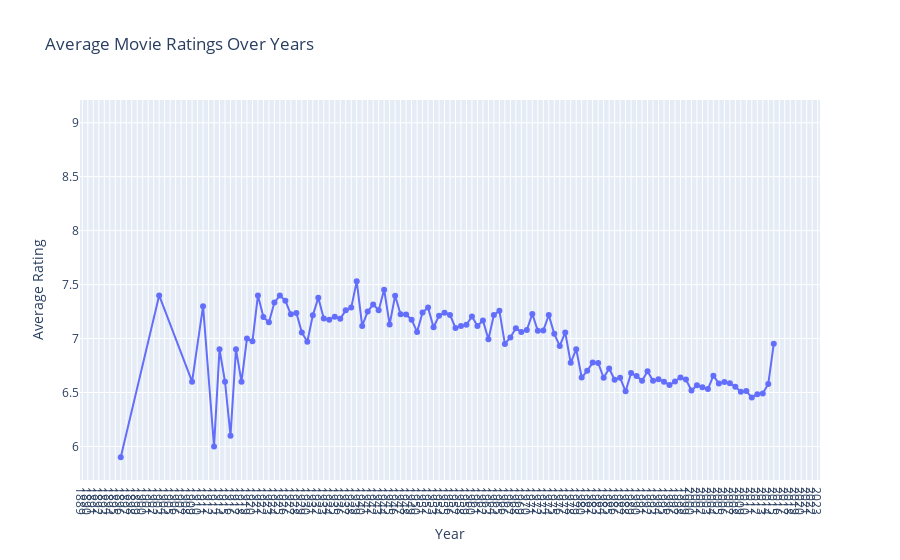

Notebook code for this chart:
### Code cell
# Convert the aggregation results to a list (if not automatically done by your driver)
trend = list(rating_trend)
df_imdb_annual_trend = pd.DataFrame(trend)

# Renaming columns for clarity
#df_directors.rename(columns={'_id': 'Director', 'count': 'Number of Films Recorded', 'highestRating': 'Highest Rated Film'}, inplace=True)

# Display the DataFrame
#print(df_imdb_annual_trend.to_string(index=False))
fig = px.line(df_imdb_annual_trend, x="_id", y="averageRating", title="Average Movie Ratings Over Years", markers=True)

fig.update_layout(
    xaxis_title="Year",
    yaxis_title="Average Rating",
    xaxis=dict(tickmode="linear"),
)

fig.show()

### Figure 1 — Plotly figure (JSON) as saved in the notebook; plotly's stock layout.template omitted (floating-point values rounded to 4 significant figures; data arrays with more than 128 entries replaced by an {"elided": "..."} marker saying what was removed)
{"data": [{"hovertemplate": "_id=%{x}<br>averageRating=%{y}<extra></extra>", "legendgroup": "", "line": {"color": "#636efa", "dash": "solid"}, "marker": {"symbol": "circle"}, "mode": "markers+lines", "name": "", "orientation": "v", "showlegend": false, "type": "scatter", "x": {"elided": "130 mixed values"}, "xaxis": "x", "y": {"elided": "130 float values"}, "yaxis": "y"}], "layout": {"legend": {"tracegroupgap": 0}, "title": {"text": "Average Movie Ratings Over Years"}, "xaxis": {"anchor": "y", "domain": [0, 1], "tickmode": "linear", "title": {"text": "Year"}}, "yaxis": {"anchor": "x", "domain": [0, 1], "title": {"text": "Average Rating"}}}}
